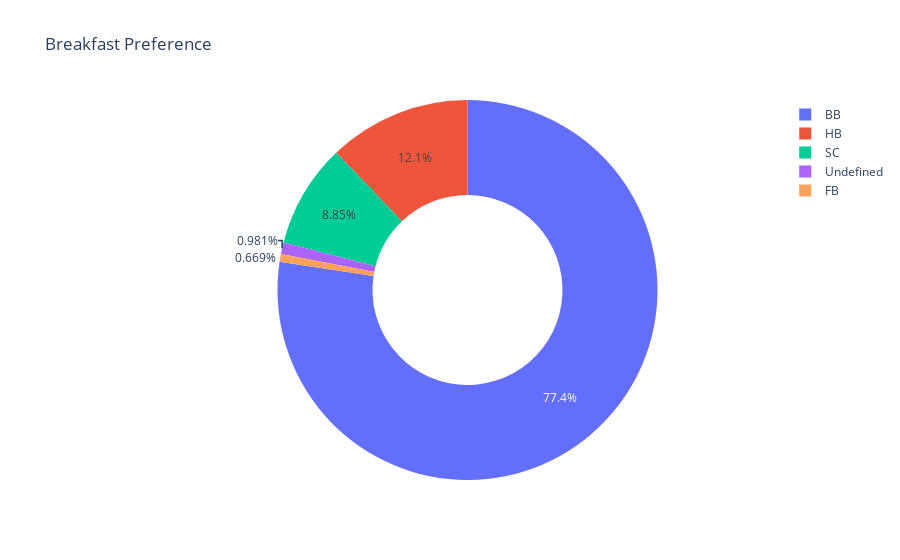

Here is the notebook cell this chart was saved with:
### Code cell
px.pie(data,values=data['meal'].value_counts(),names=data['meal'].value_counts().index,hole=0.5,title='Breakfast Preference')

### Figure 1 — Plotly figure (JSON) as saved in the notebook; plotly's stock layout.template omitted (floating-point values rounded to 4 significant figures)
{"data": [{"domain": {"x": [0, 1], "y": [0, 1]}, "hole": 0.5, "hovertemplate": "label=%{label}<br>value=%{value}<extra></extra>", "labels": ["BB", "HB", "SC", "Undefined", "FB"], "legendgroup": "", "name": "", "showlegend": true, "type": "pie", "values": [92236, 14458, 10549, 1169, 798]}], "layout": {"legend": {"tracegroupgap": 0}, "title": {"text": "Breakfast Preference"}}}
